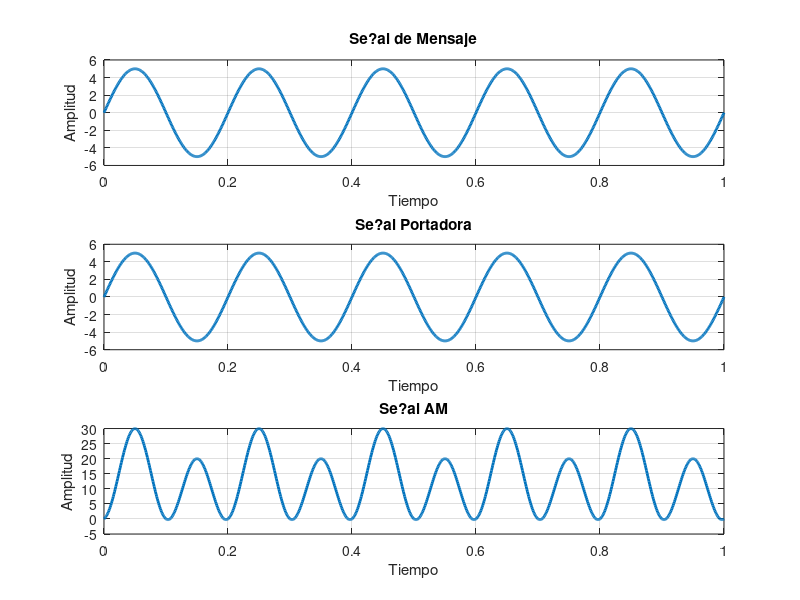

Here is the MATLAB script that generated this plot:
clc;
clear all;
close all;
t=0:0.001:1;
set(0,'defaultlinelinewidth',2);
A=5;%Amplitud de se?al
fm=input('Frecuencia de Mensaje=');%Introduciendo valor de frecuancia de mensaje (f1)
fc=input('Frecuancia de Portadora=');%Introduciendo valor de portadora (carrier)(f2) (f2>f1)
mi=input('Indice de Modulacion=');%Indice de modulacion
Sm=A*sin(2*pi*fm*t);%Se?al de mensaje
subplot(3,1,1);%La grafica se divide en 3 columnas para muestreo 
plot(t,Sm);
xlabel('Tiempo');
ylabel('Amplitud');
title('Se?al de Mensaje');
grid on;
Sc=A*sin(2*pi*fc*t);%Se?al de portadora
subplot(3,1,2);
plot(t,Sc);
xlabel('Tiempo');
ylabel('Amplitud');
title('Se?al Portadora');
grid on;
Sfm=(A+mi*Sm).*sin(2*pi*fc*t);%Se?al AM, Amplitud de la portadora cambia a (A+Mensaje)
subplot(3,1,3);
plot(t,Sfm);
xlabel('Tiempo');
ylabel('Amplitud');
title('Se?al AM');
grid on;